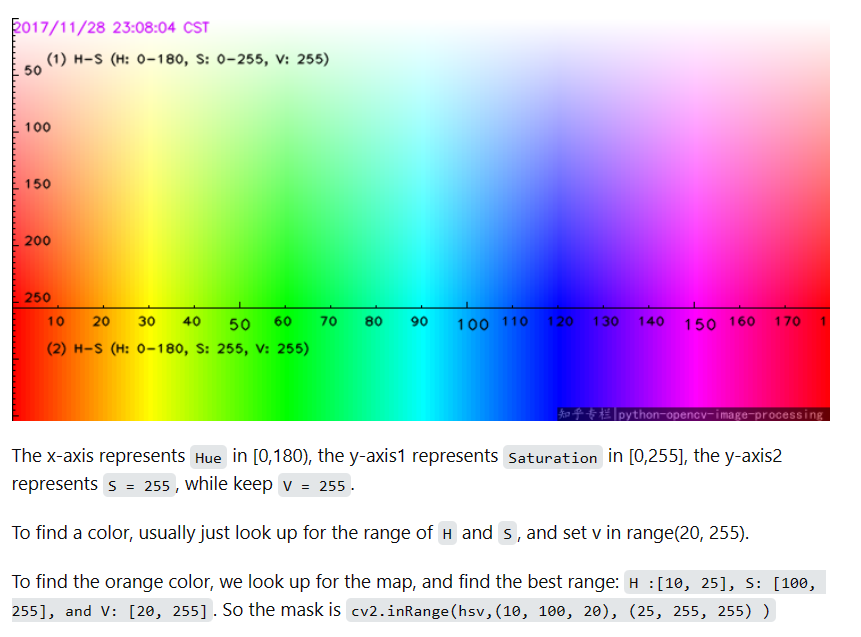
#> input picture vision/hsv_color_map.png, 861 x 637 px
$ python deteccion_color_centro.py
#> lines starting #> are read from the running program, lines starting #| are printed output that depends on the picture; after the words box and inside, x2 and y2 are one past the last pixel; in counts of white or black regions, pixels touching at a corner belong together
import cv2
import numpy as np
import os

mostrar_contorno = False

# Se define una matriz de numpy con valor de color inicial de 0 para la variable color1_hsv
color1_hsv = np.array([0,0,0])
# Se definen los rangos de colores permitidos para la detección de objetos
LowerColorError = np.array([-40,-45,-75])
UpperColorError = np.array([40,45,75])

# Se define una función que maneja los eventos del mouse
def _mouseEvent(event, x, y, flags, param):
	# Se declaran las variables globales que se van a utilizar
    global color1_hsv
    # Si se presiona el botón izquierdo del mouse
    if event == cv2.EVENT_LBUTTONDOWN:
        # Se convierte el frame capturado a formato HSV
        hsv_frame = cv2.cvtColor(frame, cv2.COLOR_BGR2HSV)
        color1_hsv = hsv_frame[y,x]
        # print("Color clickeado: ",color1_hsv )
        cv2.setTrackbarPos('HMax', 'image', color1_hsv[0] + UpperColorError[0])
        cv2.setTrackbarPos('SMax', 'image', color1_hsv[1] + UpperColorError[1])
        cv2.setTrackbarPos('VMax', 'image', 255)
        cv2.setTrackbarPos('HMin', 'image', color1_hsv[0] + LowerColorError[0])
        cv2.setTrackbarPos('SMin', 'image', color1_hsv[1] + LowerColorError[1])
        cv2.setTrackbarPos('VMin', 'image', color1_hsv[2] + LowerColorError[2])


def nothing(x):
    pass

# Load image
image = cv2.imread('hsv_color_map.png')
#> image is the input picture: shape (637, 861, 3); mean B, G, R 199.4, 199.5, 198.6

# Create a window
cv2.namedWindow('image')
cv2.resizeWindow('image', 540, 480)
cv2.moveWindow('image', 700, 100)

# Create trackbars for color change
# Hue is from 0-179 for Opencv
cv2.createTrackbar('HMin', 'image', 0, 179, nothing)
cv2.createTrackbar('SMin', 'image', 0, 255, nothing)
cv2.createTrackbar('VMin', 'image', 0, 255, nothing)
cv2.createTrackbar('HMax', 'image', 0, 179, nothing)
cv2.createTrackbar('SMax', 'image', 0, 255, nothing)
cv2.createTrackbar('VMax', 'image', 0, 255, nothing)

# Set default value for Max HSV trackbars
cv2.setTrackbarPos('HMax', 'image', 96)
cv2.setTrackbarPos('SMax', 'image', 255)
cv2.setTrackbarPos('VMax', 'image', 255)
cv2.setTrackbarPos('HMin', 'image', 49)
cv2.setTrackbarPos('SMin', 'image', 45)
cv2.setTrackbarPos('VMin', 'image', 0)

# Initialize HSV min/max values h49 s85
hMin = sMin = vMin = hMax = sMax = vMax = 0
phMin = psMin = pvMin = phMax = psMax = pvMax = 0

try:
    file_path = os.path.join('valores_lower_upper.txt')
    with open(file_path, 'r') as file:
#> (reads vision/valores_lower_upper.txt from the repository)
        lines = file.readlines()
        lower_line = lines[0].strip().split(': ')[1].replace('[', '').replace(']', '')
        upper_line = lines[1].strip().split(': ')[1].replace('[', '').replace(']', '')

        # Convierte los valores de string a numpy arrays
        lower = np.array([int(x) for x in lower_line.split(',')])
        upper = np.array([int(x) for x in upper_line.split(',')])


except FileNotFoundError:
    # Si el archivo no se encuentra, utiliza valores predeterminados
    print('Archivo no encontrado, utilizando valores predeterminados')
    lower = np.array([49, 45, 0], np.uint8)
    upper = np.array([96, 255, 255], np.uint8)

cap = cv2.VideoCapture(0)

# [5 lines of commented-out code are left out]

cv2.namedWindow('frame',  cv2.WINDOW_NORMAL )
cv2.resizeWindow('frame', 640, 480)
cv2.moveWindow('frame', 30, 100)

# Se establece el método de captura de eventos del mouse
cv2.setMouseCallback('frame',_mouseEvent)

cv2.setTrackbarPos('HMax', 'image', upper[0])
cv2.setTrackbarPos('SMax', 'image', upper[1])
cv2.setTrackbarPos('VMax', 'image', upper[2])
cv2.setTrackbarPos('HMin', 'image', lower[0])
cv2.setTrackbarPos('SMin', 'image', lower[1])
cv2.setTrackbarPos('VMin', 'image', lower[2])

try:
    while True:

        # Get current positions of all trackbars
        hMin = cv2.getTrackbarPos('HMin', 'image')
        sMin = cv2.getTrackbarPos('SMin', 'image')
        vMin = cv2.getTrackbarPos('VMin', 'image')
        hMax = cv2.getTrackbarPos('HMax', 'image')
        sMax = cv2.getTrackbarPos('SMax', 'image')
        vMax = cv2.getTrackbarPos('VMax', 'image')

        # Set minimum and maximum HSV values to display
        lower = np.array([hMin, sMin, vMin])
        upper = np.array([hMax, sMax, vMax])

        # Convert to HSV format and color threshold
        hsv = cv2.cvtColor(image, cv2.COLOR_BGR2HSV)
#> hsv: shape (637, 861, 3); mean H, S, V 60.4, 102.4, 248.3
        mask = cv2.inRange(hsv, lower, upper)
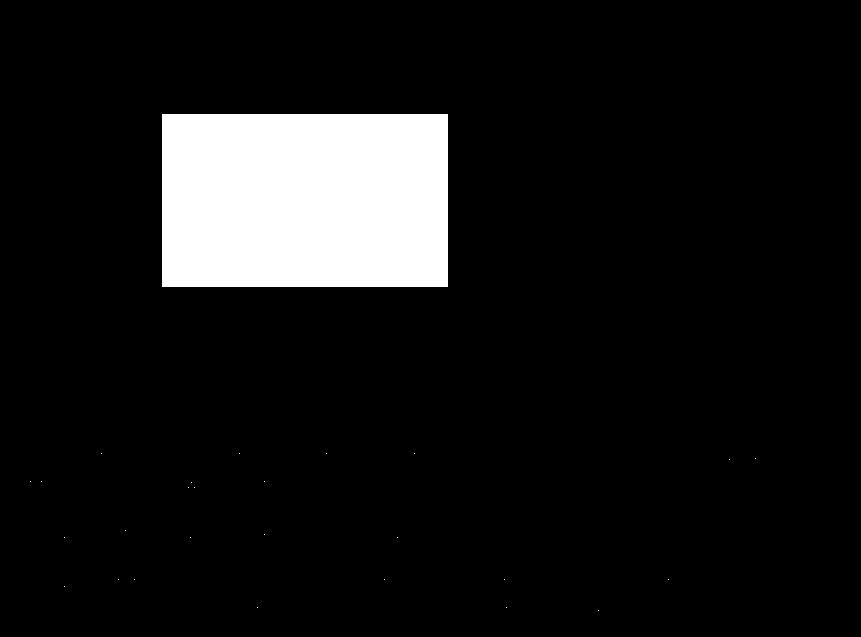
#> mask: shape (637, 861); 9% white; 27 white regions (26 under 20 px), largest, box (x1, y1, x2, y2) and area: (162, 114, 448, 287) 49478
        result = cv2.bitwise_and(image, image, mask=mask)
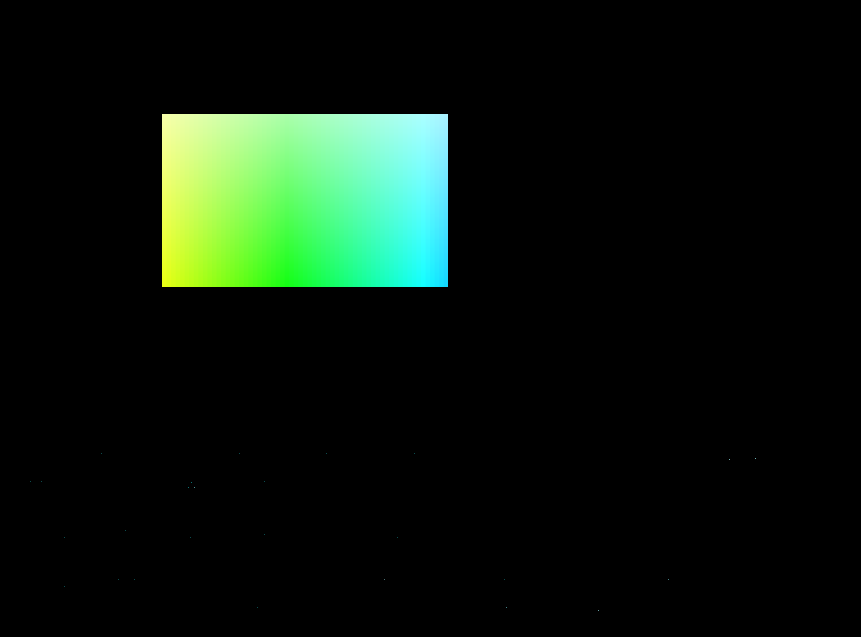
#> result: shape (637, 861, 3); mean B, G, R 13.2, 22.9, 11.4


        cv2.imshow('image', result)

        ret, frame = cap.read()
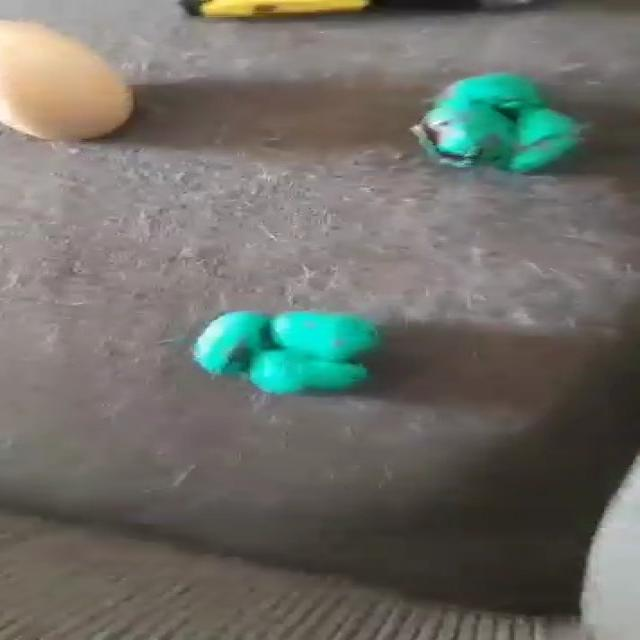
#> input picture test.jpg, 640 x 640 px, given in place of the camera
#> frame is the input picture: shape (640, 640, 3); mean B, G, R 103.6, 110.1, 109.3

        if ret == True:
            frameHSV = cv2.cvtColor(frame, cv2.COLOR_BGR2HSV)
#> frameHSV: shape (640, 640, 3); mean H, S, V 34.9, 43, 117.5
            mask = cv2.inRange(frameHSV, lower, upper)
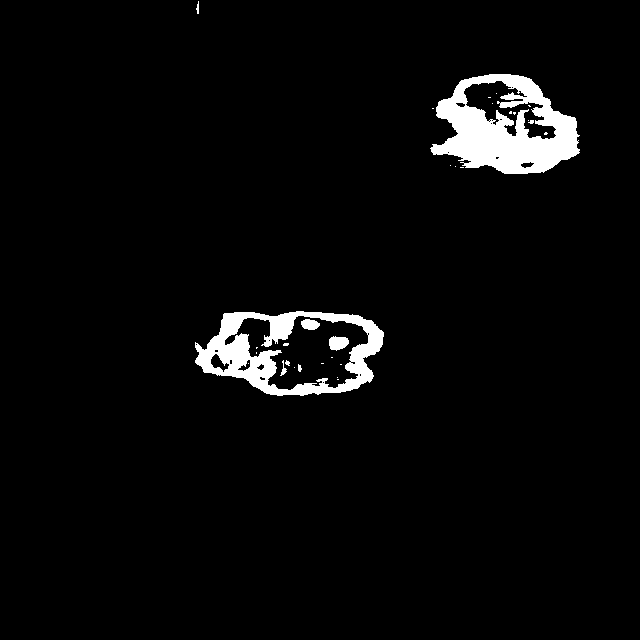
#> mask: shape (640, 640); 3.7% white; 31 white regions (24 under 20 px)
            contornos,_ = cv2.findContours(
                mask, cv2.RETR_EXTERNAL, cv2.CHAIN_APPROX_SIMPLE
            )
#> contornos = 7 contours, 5 with area under 20; largest, box (x1, y1, x2, y2) and area: (195, 311, 384, 396) 12104, (430, 74, 580, 174) 10337
            #cv2.drawContours(frame, contornos, -1, (255, 0, 0), 3)
            for c in contornos:
                area = cv2.contourArea(c)
                if area > 1000:

                    M = cv2.moments(c)
                    if (M["m00"] == 0):
                        M["m00"] = 1
                    x = int(M["m10"]/M["m00"])
                    y = int(M["m01"]/M["m00"])
                    cv2.circle(frame, (x,y), 7, (255,0,255), -1)
                    font = cv2.FONT_HERSHEY_SIMPLEX
                    cv2.putText(frame, '{},{}'.format(x, y), (x+10, y), font, 0.75, (255,0,255), 1, cv2.LINE_AA)
                    nuevoContorno = cv2.convexHull(c)
                    cv2.circle(frame, (x,y), max(nuevoContorno[:, 0, 0].tolist()) - x, (0,0,255), 2)

                    if mostrar_contorno:
                        cv2.drawContours(frame, [nuevoContorno], 0, (0, 255, 0), 3)
                    print(f"Distancia con respecto al centro de la imagen: {x - frame.shape[1]*0.5}")
#> this loop made 7 passes
#> (area, x, y, font) on passes 1, 6: (12103.5, 293, 351, 0), (10337, 506, 125, 0)
#| Distancia con respecto al centro de la imagen: -27.0
#| Distancia con respecto al centro de la imagen: 186.0
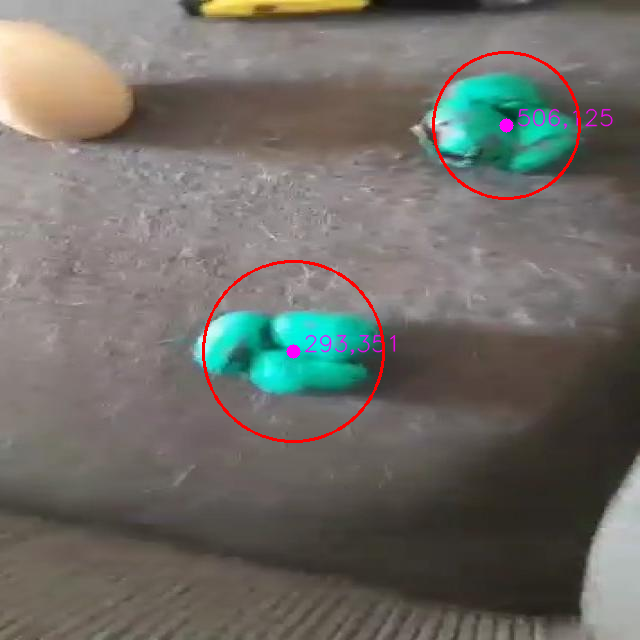
#> frame: shape (640, 640, 3); 1.14% of pixels changed, all inside (x1, y1, x2, y2) = (202, 51, 613, 443)
            # cv2.imshow('maskAzul', mask)
            # cv2.imshow('maskVerde', mask)
            cv2.imshow('frame', frame)
            if cv2.waitKey(1) & 0xFF == ord('s'):
#> (key Esc is pressed here)
                break
except KeyboardInterrupt:
    # Guardar los valores de lower y upper en un archivo de texto en caso de KeyboardInterrupt
    with open('valores_lower_upper.txt', 'w') as file:
        file.write(f'Lower: [{lower[0]},{lower[1]},{lower[2]}]\n')
        file.write(f'Upper: [{upper[0]},{upper[1]},{upper[2]}]\n')

finally:
    cap.release()
    cv2.destroyAllWindows()
